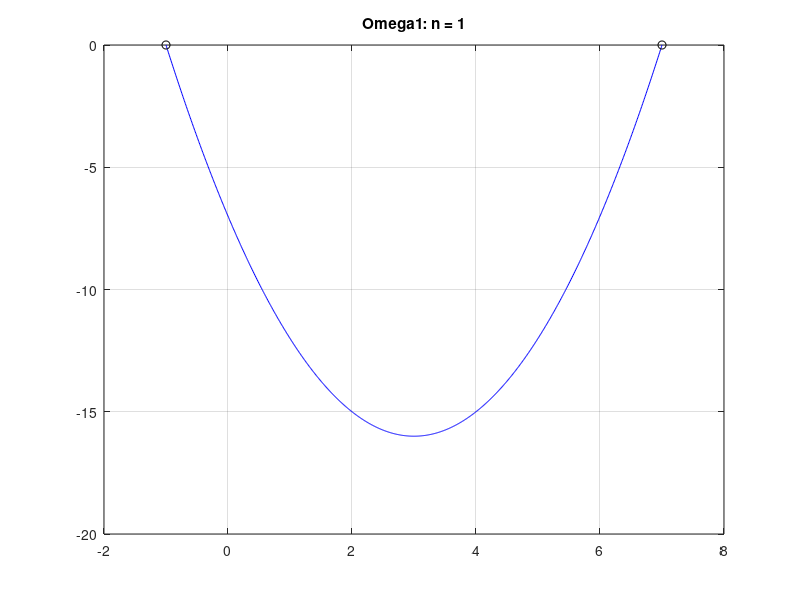
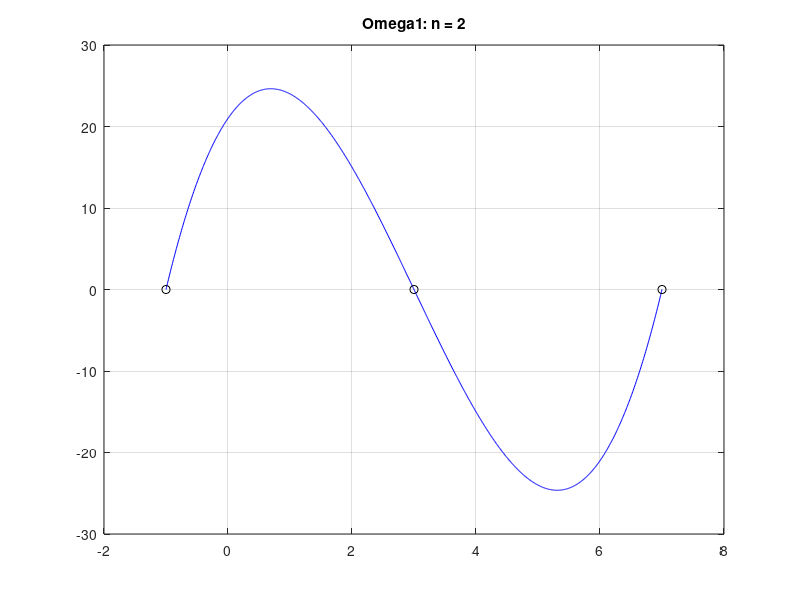
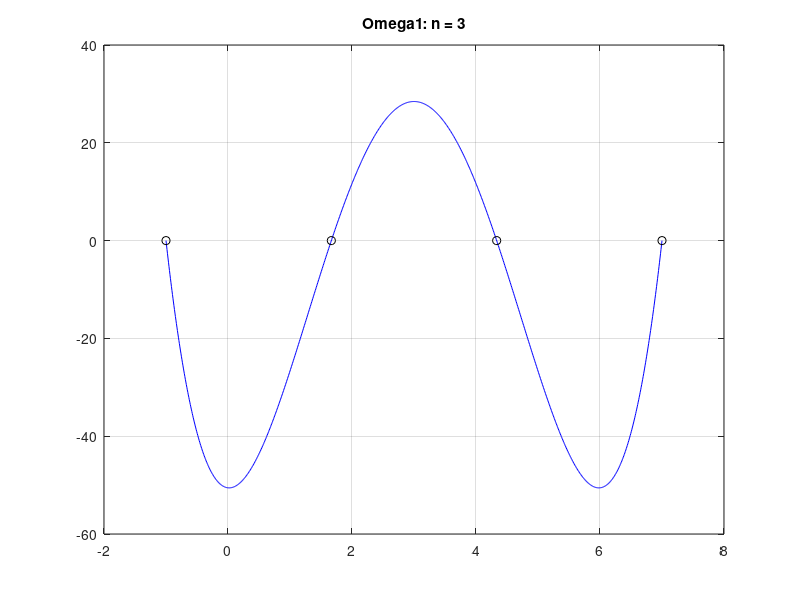
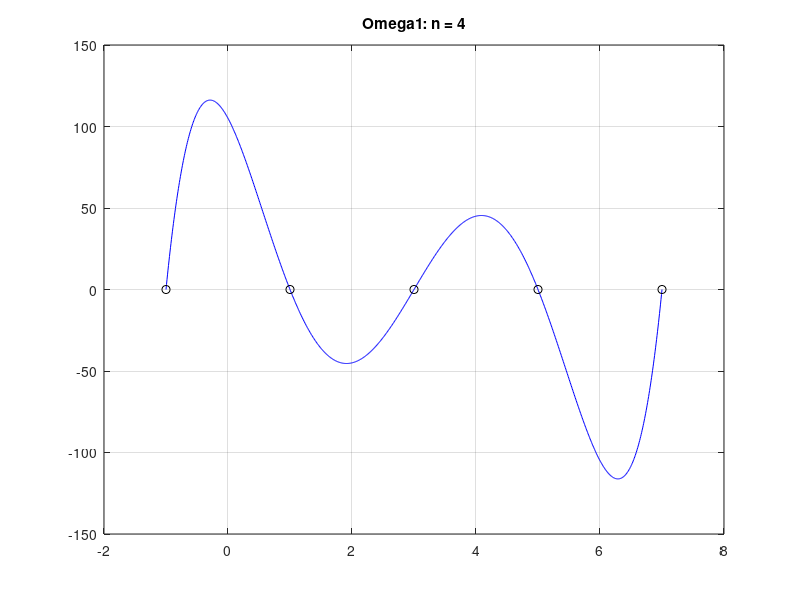

The MATLAB source for these figures, in order:
a=-1;
b=7;
t=a:(b-a)/1000:b;
mom1=[];
for n=1:5
  n+1
  x=a:(b-a)/n:b;
  p=poly(x);
  y=polyval(p,t);
  mom1 = [mom1, max(abs(y))];
  plot(t,y,'b',x,x*0,'ko')
  title(sprintf('Omega1: n = %d',n))
  grid on
  print('-deps',sprintf('GO1%d',n+1))
  pause
end
format short g
mom1